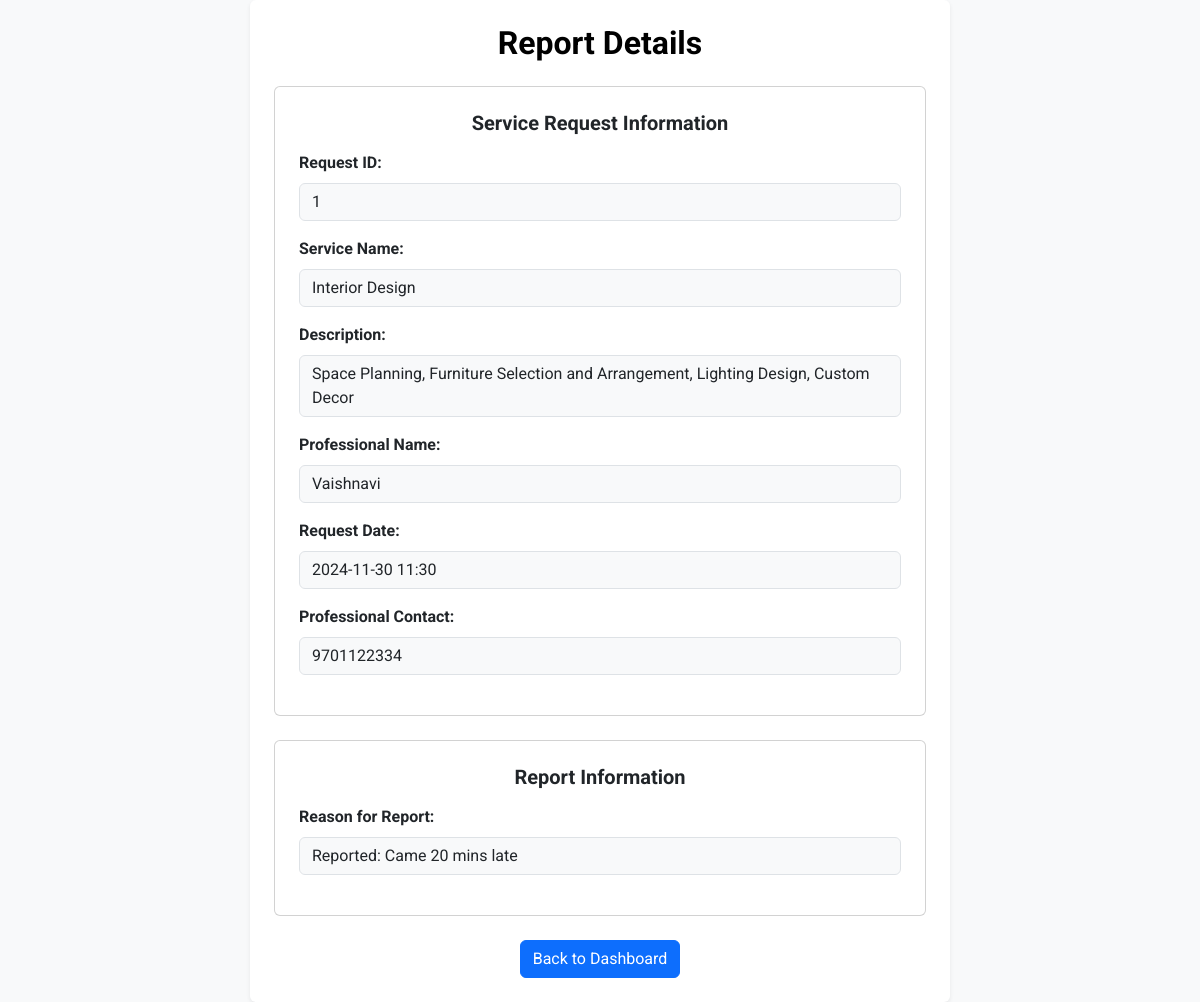
Page /view_report_customer/1 on the committed database.
### application/models.py (models this page shows)
class ServiceRequest(db.Model):
    __tablename__ = 'Service_Requests'
    id = db.Column(db.Integer, primary_key=True, autoincrement=True)
    customer_id = db.Column(db.Integer, db.ForeignKey('Customers.id', ondelete="CASCADE"), nullable=False)
    service_id = db.Column(db.Integer, db.ForeignKey('Services.id', ondelete="CASCADE"), nullable=False)
    professional_id = db.Column(db.Integer, db.ForeignKey('Professionals.id', ondelete="CASCADE"), nullable=False)
    request_date = db.Column(db.DateTime, nullable=False, default=datetime.utcnow)
    completed_date = db.Column(db.DateTime)
    status = db.Column(db.String(20), nullable=False)
    is_completed_professional = db.Column(db.Boolean(20), nullable=False)
    is_completed_customer = db.Column(db.Boolean(20), nullable=False)
    rating = db.Column(db.Numeric(3, 2))
    customer = db.relationship('Customer', back_populates='service_requests')
    service = db.relationship('Service', back_populates='service_requests')
    professional = db.relationship('Professional', back_populates='service_requests')
    review = db.relationship(
        'Review',
        back_populates='service_request',
        cascade="all, delete-orphan",
        uselist=False
    )

class Service(db.Model):
    __tablename__ = 'Services'
    id = db.Column(db.Integer, primary_key=True, autoincrement=True)
    name = db.Column(db.Text, nullable=False, unique=True)
    base_price = db.Column(db.Numeric(10, 2), nullable=False)
    description = db.Column(db.Text, nullable=False)
    time_required = db.Column(db.Integer, nullable=False)
    category = db.Column(db.Text, nullable = False)
    professionals = db.relationship(
        'Professional',
        back_populates='service',
        cascade="all, delete-orphan"
    )
    service_requests = db.relationship(
        'ServiceRequest',
        back_populates='service',
        cascade="all, delete-orphan"
    )

class Professional(db.Model):
    __tablename__ = 'Professionals'
    id = db.Column(db.Integer, primary_key=True, autoincrement=True)
    user_id = db.Column(db.Integer, db.ForeignKey('Users.id', ondelete="CASCADE"), nullable=False)
    service_id = db.Column(db.Integer, db.ForeignKey('Services.id', ondelete="SET NULL"), nullable=False)
    name = db.Column(db.Text, nullable=False)
    phone = db.Column(db.Text, nullable=False)
    experience_years = db.Column(db.Integer, nullable=False)
    description = db.Column(db.Text, nullable=False)
    is_verified = db.Column(db.Text, default=False)
    documents_path = db.Column(db.Text)
    average_rating = db.Column(db.Numeric(3, 2), default=0.0)
    is_blocked = db.Column(db.Boolean, default = False)
    location = db.Column(db.Text, nullable = False)
    pincode = db.Column(db.Integer, nullable = False)
    user = db.relationship('User', back_populates='professional')
    service = db.relationship('Service', back_populates='professionals')
    service_requests = db.relationship(
        'ServiceRequest',
        back_populates='professional',
        cascade="all, delete-orphan"
    )
    reviews = db.relationship(
        'Review',
        back_populates='professional',
        cascade="all, delete-orphan"
    )

class Review(db.Model):
    __tablename__ = 'Reviews'
    id = db.Column(db.Integer, primary_key=True, autoincrement=True)
    request_id = db.Column(db.Integer, db.ForeignKey('Service_Requests.id', ondelete="CASCADE"), nullable=False)
    customer_id = db.Column(db.Integer, db.ForeignKey('Customers.id', ondelete="CASCADE"), nullable=False)
    professional_id = db.Column(db.Integer, db.ForeignKey('Professionals.id', ondelete="CASCADE"), nullable=False)
    rating = db.Column(db.Numeric(3, 2), nullable=False)
    review_text = db.Column(db.Text)
    service_request = db.relationship('ServiceRequest', back_populates='review')
    customer = db.relationship('Customer', back_populates='reviews')
    professional = db.relationship('Professional', back_populates='reviews')

### app.py (the view)
@app.route('/view_report_customer/<int:request_id>', methods=['GET', 'POST'])
def view_report_customer(request_id):
    service_request = ServiceRequest.query.get_or_404(request_id)
    report = Review.query.filter_by(request_id=request_id).first()
    if not report:
        return redirect(url_for('customer_dashboard', customer_id=service_request.customer_id))
    return render_template('view_report_customer.html', service_request=service_request, report=report)

### templates/view_report_customer.html (shortened to what this page needs)
<html lang="en">
<head>
    <link href="https://cdn.jsdelivr.net/npm/bootstrap@5.3.2/dist/css/bootstrap.min.css" rel="stylesheet">
</head>
<body class="bg-light d-flex justify-content-center align-items-center min-vh-100">
    <div class="container bg-white p-4 rounded shadow-sm" style="max-width: 700px;">
        <h2 class="text-center text-black fw-bold mb-4">Report Details</h2>
        <div class="card p-4 mb-4">
            <h5 class="card-title text-center fw-bold mb-3">Service Request Information</h5>
            <div class="mb-3">
                <label class="form-label fw-bold">Request ID:</label>
                <div class="form-control bg-light">{{ service_request.id }}</div>
            </div>
            <div class="mb-3">
                <label class="form-label fw-bold">Service Name:</label>
                <div class="form-control bg-light">{{ service_request.service.name }}</div>
            </div>
            <div class="mb-3">
                <label class="form-label fw-bold">Description:</label>
                <div class="form-control bg-light">{{ service_request.service.description }}</div>
            </div>
            <div class="mb-3">
                <label class="form-label fw-bold">Professional Name:</label>
                <div class="form-control bg-light">{{ service_request.professional.name }}</div>
            </div>
            <div class="mb-3">
                <label class="form-label fw-bold">Request Date:</label>
                <div class="form-control bg-light">{{ service_request.request_date.strftime('%Y-%m-%d %H:%M') }}</div>
            </div>
            <div class="mb-3">
                <label class="form-label fw-bold">Professional Contact:</label>
                <div class="form-control bg-light">{{ service_request.professional.phone }}</div>
            </div>
        </div>
        <div class="card p-4 mb-4">
            <h5 class="card-title text-center fw-bold mb-3">Report Information</h5>
            <div class="mb-3">
                <label class="form-label fw-bold">Reason for Report:</label>
                <div class="form-control bg-light">{{ report.review_text }}</div>
            </div>
        </div>
        <div class="text-center">
            <a href="{{ url_for('customer_dashboard', customer_id=service_request.customer_id) }}" class="btn btn-primary">Back to Dashboard</a>
        </div>
    </div>
</body>
</html>

### templates/view_report_customer.html (style rules this page uses)
body { font-family: 'Roboto', sans-serif; }

### rows in the picture
ServiceRequest: id "1", request_date "2024-11-30 11:30"
Service: service.name "Interior Design", service.description "Space Planning, Furniture Selection and Arrangement, Lighting Design, Custom Decor"
Professional: professional.name "Vaishnavi", professional.phone "9701122334"
Review: review_text "Reported: Came 20 mins late"
